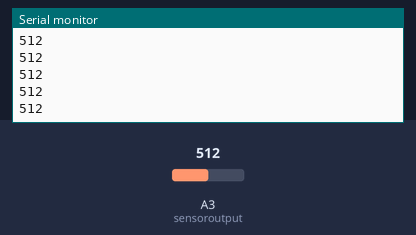
Bench run of a sketch on a simulated Arduino Uno, built with avr-gcc and run on an emulated ATmega328P. On the bench: the last lines printed to the serial monitor. The test bench sets the inputs (shaded band); at power-on: A3 (sensoroutput) = 512.

Above: at 1.2 s.
1.3 s: A3 (sensoroutput) set to 716
At 1.31 s:
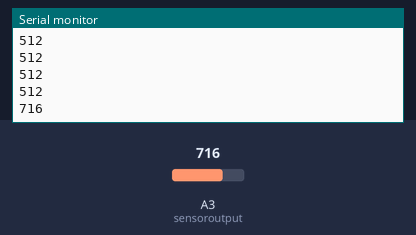
2.8 s: A3 (sensoroutput) set to 900
At 2.81 s:
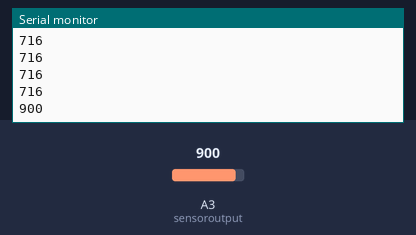
Timing chart, 0 to 5.8 s (numbered marks = the images above; inputs shaded):
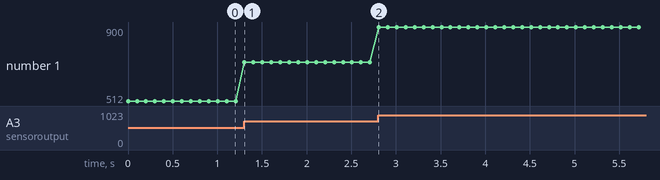

Measured:
- after the input at 1.3 s, the serial monitor: prints a new line at once (image 1)
- after the input at 2.8 s, the serial monitor: prints a new line at once (image 2)
- plotted number 1: 512 → 716 after the input at 1.3 s, 716 → 900 after the input at 2.8 s

The sketch:

sketch_apr11a.ino
```cpp
#include <SoftwareSerial.h>

int sensoroutput = A3; // the analog pin connected to the sensor
int ledPin = 12; // pin connected to LED
int THRESHOLD = 1;
void setup()
{
//pinMode(ledPin, OUTPUT);   // this function is used to declare led connected pin as output
Serial.begin(9600);
//Serial.println(1);
}
void loop()
{
  //Serial.begin(100);
 //Serial.println(THRESHOLD);
  //Serial.println("2");
int value = analogRead(sensoroutput);  // function to read analog voltage from sensor
if (value > THRESHOLD)                    // function to check voltage level from sensor
{
  Serial.println(value);
digitalWrite(ledPin, HIGH);
delay(100); // to make the LED visible
}
else
{
  //Serial.println(value);
digitalWrite(ledPin, LOW);
}
}
```
